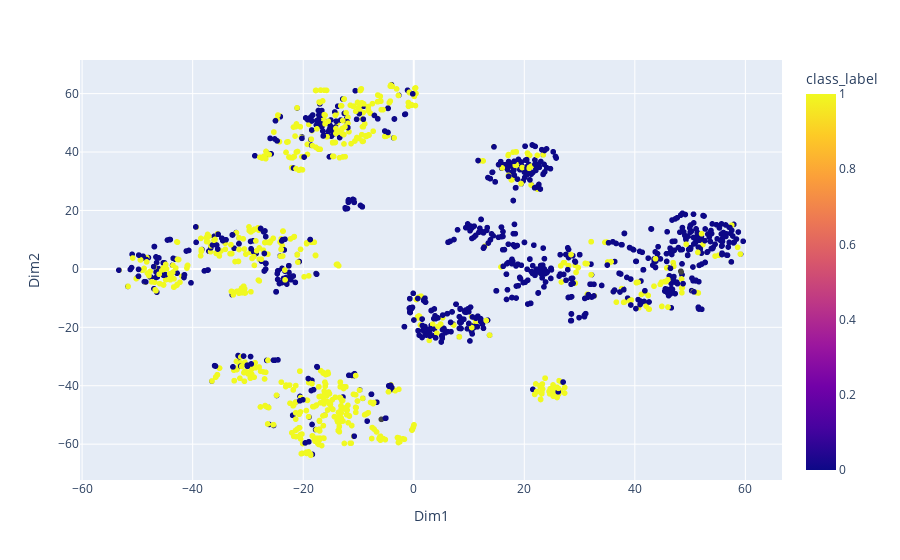

Notebook code for this chart:
### Code cell
df_reduced = pd.DataFrame(X_reduced, columns=['Dim1', 'Dim2'])
df_reduced['class_label'] = y

fig = px.scatter(df_reduced, x='Dim1', y='Dim2',color='class_label')
fig.show()

### Figure 1 — Plotly figure (JSON) as saved in the notebook; plotly's stock layout.template omitted (floating-point values rounded to 4 significant figures; data arrays with more than 128 entries replaced by an {"elided": "..."} marker saying what was removed)
{"data": [{"hovertemplate": "Dim1=%{x}<br>Dim2=%{y}<br>class_label=%{marker.color}<extra></extra>", "legendgroup": "", "marker": {"color": {"elided": "1715 int values"}, "coloraxis": "coloraxis", "symbol": "circle"}, "mode": "markers", "name": "", "showlegend": false, "type": "scattergl", "x": {"elided": "1715 float values"}, "xaxis": "x", "y": {"elided": "1715 float values"}, "yaxis": "y"}], "layout": {"coloraxis": {"colorbar": {"title": {"text": "class_label"}}, "colorscale": [[0, "#0d0887"], [0.1111, "#46039f"], [0.2222, "#7201a8"], [0.3333, "#9c179e"], [0.4444, "#bd3786"], [0.5556, "#d8576b"], [0.6667, "#ed7953"], [0.7778, "#fb9f3a"], [0.8889, "#fdca26"], [1, "#f0f921"]]}, "legend": {"tracegroupgap": 0}, "margin": {"t": 60}, "xaxis": {"anchor": "y", "domain": [0, 1], "title": {"text": "Dim1"}}, "yaxis": {"anchor": "x", "domain": [0, 1], "title": {"text": "Dim2"}}}}
